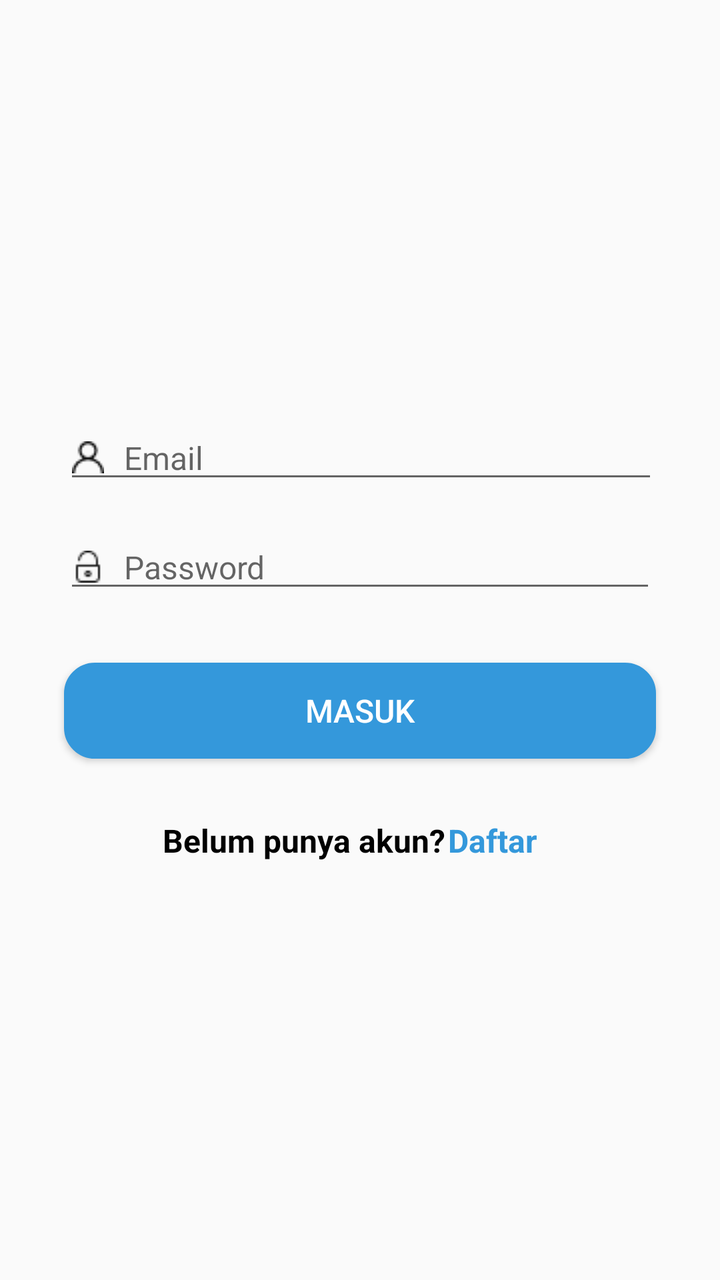
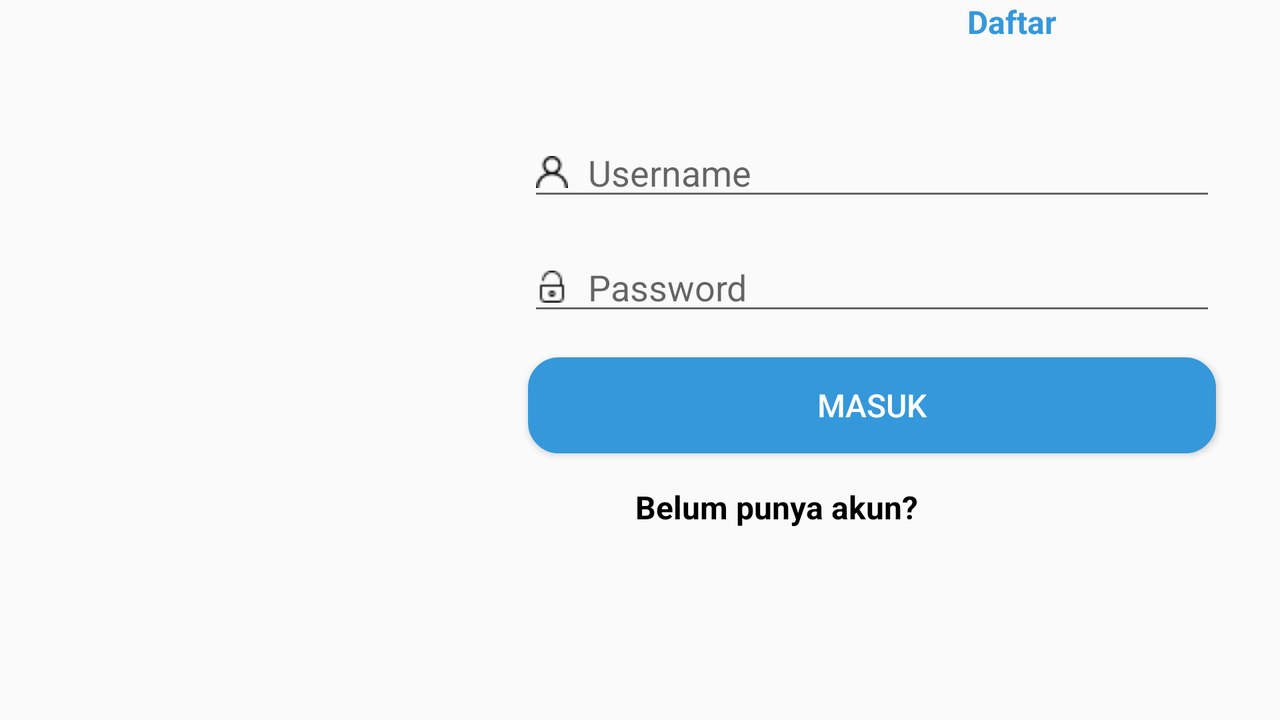

Two renders of one Android screen. The first uses the default layout on a phone; the second uses the alternative layout the repository ships for a different screen configuration, on a matching device. The two XML files are below.
<!-- AndroidManifest.xml: application theme AppTheme -->
<!-- res/layout/fragment_login.xml -->
<?xml version="1.0" encoding="utf-8"?>
<android.support.constraint.ConstraintLayout xmlns:android="http://schemas.android.com/apk/res/android"
    xmlns:app="http://schemas.android.com/apk/res-auto"
    xmlns:tools="http://schemas.android.com/tools"
    android:id="@+id/constraintLayout"
    android:layout_width="match_parent"
    android:layout_height="match_parent"
    tools:context=".LoginFragment">

    

    <ImageView
        android:id="@+id/imageView"
        android:layout_width="wrap_content"
        android:layout_height="160dp"
        android:layout_marginEnd="8dp"
        android:layout_marginStart="8dp"
        android:layout_marginTop="16dp"
        android:src="@drawable/tl"
        app:layout_constraintEnd_toEndOf="parent"
        app:layout_constraintStart_toStartOf="parent"
        app:layout_constraintTop_toTopOf="parent" />

    <EditText
        android:id="@+id/emailTxt"
        android:layout_width="0dp"
        android:layout_height="wrap_content"
        android:layout_marginStart="32dp"
        android:layout_marginTop="32dp"
        android:layout_marginEnd="31dp"
        android:layout_marginRight="31dp"
        android:digits="ABCDEFGHIJKLMNOPQRSTUVWXYZabcdefghijklmnopqrstuvwxyz
1234567890"
        android:drawableLeft="@drawable/user"
        android:drawablePadding="10dp"
        android:ems="10"
        android:hint="Email"
        android:inputType="textFilter"
        android:textSize="16sp"
        app:layout_constraintEnd_toEndOf="parent"
        app:layout_constraintStart_toStartOf="parent"
        app:layout_constraintTop_toBottomOf="@+id/imageView" />

    <EditText
        android:id="@+id/passwordTxt"
        android:layout_width="0dp"
        android:layout_height="wrap_content"
        android:layout_marginStart="32dp"
        android:layout_marginTop="16dp"
        android:layout_marginEnd="32dp"
        android:digits="ABCDEFGHIJKLMNOPQRSTUVWXYZabcdefghijklmnopqrstuvwxyz
1234567890!@#$%^*()_+~`|\]}[{?"
        android:drawableLeft="@drawable/padlock"
        android:drawablePadding="10dp"
        android:ems="10"
        android:hint="Password"
        android:inputType="textPassword|textFilter"
        android:textSize="16sp"
        app:layout_constraintEnd_toEndOf="parent"
        app:layout_constraintStart_toStartOf="parent"
        app:layout_constraintTop_toBottomOf="@+id/emailTxt" />

    <Button
        android:id="@+id/masukBtn"
        android:layout_width="0dp"
        android:layout_height="wrap_content"
        android:layout_marginEnd="32dp"
        android:layout_marginStart="32dp"
        android:layout_marginTop="30dp"
        android:background="@drawable/mybutton"
        android:padding="10dp"


        android:text="Masuk"
        android:textColor="#ffffff"
        android:textSize="16sp"


        app:layout_constraintEnd_toEndOf="parent"
        app:layout_constraintStart_toStartOf="parent"
        app:layout_constraintTop_toBottomOf="@+id/passwordTxt" />

    <TextView
        android:id="@+id/txtBelumPunyaAkun"
        android:layout_width="wrap_content"
        android:layout_height="wrap_content"
        android:layout_marginStart="80dp"
        android:layout_marginTop="30dp"
        android:text="Belum punya akun?"
        android:textColor="@android:color/black"
        android:textSize="16sp"
        android:textStyle="bold"
        app:layout_constraintEnd_toStartOf="@+id/txtDaftar"
        app:layout_constraintHorizontal_bias="0.5"
        app:layout_constraintStart_toStartOf="parent"
        app:layout_constraintTop_toBottomOf="@+id/masukBtn" />

    <TextView
        android:id="@+id/txtDaftar"
        android:layout_width="wrap_content"
        android:layout_height="wrap_content"
        android:layout_marginEnd="90dp"
        android:layout_marginTop="30dp"
        android:text="Daftar"
        android:textColor="#3498db"
        android:textSize="16sp"
        android:textStyle="bold"
        app:layout_constraintEnd_toEndOf="parent"
        app:layout_constraintHorizontal_bias="0.5"
        app:layout_constraintStart_toEndOf="@+id/txtBelumPunyaAkun"
        app:layout_constraintTop_toBottomOf="@+id/masukBtn" />

</android.support.constraint.ConstraintLayout>
<!-- resources referenced by this layout -->
<resources>
  <!-- drawable mybutton (drawable) -->
  <?xml version="1.0" encoding="utf-8"?>
  <selector xmlns:android="http://schemas.android.com/apk/res/android" >
      <item android:state_pressed="true" >
          <shape android:shape="rectangle"  >
              <corners android:radius="15dip" />
              <stroke android:width="1dip" android:color="#5e7974" />
              <gradient android:angle="-90" android:startColor="#345953" android:endColor="#689a92"  />
          </shape>
      </item>
      <item android:state_focused="true">
          <shape android:shape="rectangle"  >
              <corners android:radius="15dip" />
              <stroke android:width="1dip" android:color="#5e7974" />
              <solid android:color=""/>
          </shape>
      </item>
      <item >
          <shape android:shape="rectangle"  >
              <corners android:radius="15dip" />
              <stroke android:width="1dip" android:color="#3498db" />
              <gradient android:angle="-90" android:startColor="#3498db" android:endColor="#3498db" />
          </shape>
      </item>
  </selector>
  <!-- drawable padlock: png bitmap (drawable, 505 bytes) -->
  <!-- drawable user: png bitmap (drawable, 512 bytes) -->
  <style name="AppTheme" parent="Theme.AppCompat.Light.DarkActionBar">
          
          <item name="colorPrimary">#3498db</item>
          <item name="colorPrimaryDark">#3498db</item>
              <item name="colorAccent">#3498db</item>
  
      </style>
</resources>
<!-- res/layout-land/fragment_login.xml (the repository's variant of the layout above) -->
<!-- drawn on the phone turned sideways -->
<?xml version="1.0" encoding="utf-8"?>
<android.support.constraint.ConstraintLayout xmlns:android="http://schemas.android.com/apk/res/android"
    xmlns:app="http://schemas.android.com/apk/res-auto"
    xmlns:tools="http://schemas.android.com/tools"
    android:id="@+id/constraintLayout"
    android:layout_width="match_parent"
    android:layout_height="match_parent"
    tools:context=".LoginFragment">

    

    <ImageView
        android:id="@+id/imageView"
        android:layout_width="200dp"
        android:layout_height="200dp"
        android:layout_marginStart="48dp"
        android:layout_marginTop="48dp"
        android:src="@drawable/tl"
        app:layout_constraintEnd_toStartOf="@+id/usernameTxt"
        app:layout_constraintHorizontal_bias="0.5"
        app:layout_constraintStart_toStartOf="parent"
        app:layout_constraintTop_toTopOf="parent" />

    <EditText
        android:id="@+id/usernameTxt"
        android:layout_width="0dp"
        android:layout_height="wrap_content"
        android:layout_marginEnd="32dp"
        android:layout_marginStart="16dp"
        android:layout_marginTop="64dp"
        android:digits="ABCDEFGHIJKLMNOPQRSTUVWXYZabcdefghijklmnopqrstuvwxyz
1234567890"
        android:drawableLeft="@drawable/user"
        android:drawablePadding="10dp"
        android:ems="10"
        android:hint="Username"
        android:inputType="textFilter"
        app:layout_constraintEnd_toEndOf="parent"
        app:layout_constraintHorizontal_bias="0.5"
        app:layout_constraintStart_toEndOf="@+id/imageView"
        app:layout_constraintTop_toTopOf="parent" />

    <EditText
        android:id="@+id/passwordTxt"
        android:layout_width="0dp"
        android:layout_height="wrap_content"
        android:layout_marginEnd="32dp"
        android:layout_marginTop="16dp"
        android:digits="ABCDEFGHIJKLMNOPQRSTUVWXYZabcdefghijklmnopqrstuvwxyz
1234567890!@#$%^*()_+~`|\]}[{?"
        android:drawableLeft="@drawable/padlock"
        android:drawablePadding="10dp"
        android:ems="10"
        android:hint="Password"
        android:inputType="textFilter"
        app:layout_constraintEnd_toEndOf="parent"
        app:layout_constraintStart_toStartOf="@+id/usernameTxt"
        app:layout_constraintTop_toBottomOf="@+id/usernameTxt" />

    <Button
        android:id="@+id/masukBtn"
        android:layout_width="0dp"
        android:layout_height="wrap_content"
        android:layout_marginEnd="32dp"
        android:layout_marginTop="16dp"
        android:background="@drawable/mybutton"


        android:padding="10dp"
        android:text="Masuk"
        android:textColor="#ffffff"


        android:textSize="16sp"
        app:layout_constraintEnd_toEndOf="parent"
        app:layout_constraintStart_toStartOf="@+id/passwordTxt"
        app:layout_constraintTop_toBottomOf="@+id/passwordTxt" />

    <TextView
        android:id="@+id/txtBelumPunyaAkun"
        android:layout_width="144dp"
        android:layout_height="22dp"
        android:layout_marginStart="32dp"
        android:layout_marginTop="16dp"
        android:text="Belum punya akun?"
        android:textColor="@android:color/black"
        android:textSize="16sp"
        android:textStyle="bold"
        app:layout_constraintEnd_toStartOf="@+id/txtDaftar"
        app:layout_constraintHorizontal_bias="0.5"
        app:layout_constraintStart_toStartOf="@+id/masukBtn"
        app:layout_constraintTop_toBottomOf="@+id/masukBtn" />

    <TextView
        android:id="@+id/txtDaftar"
        android:layout_width="wrap_content"
        android:layout_height="wrap_content"
        android:layout_marginEnd="90dp"
        android:text="Daftar"
        android:textColor="#3498db"
        android:textSize="16sp"
        android:textStyle="bold"
        app:layout_constraintEnd_toEndOf="parent"
        app:layout_constraintHorizontal_bias="0.5"
        app:layout_constraintStart_toEndOf="@+id/txtBelumPunyaAkun"
        tools:layout_editor_absoluteY="251dp" />

</android.support.constraint.ConstraintLayout>
